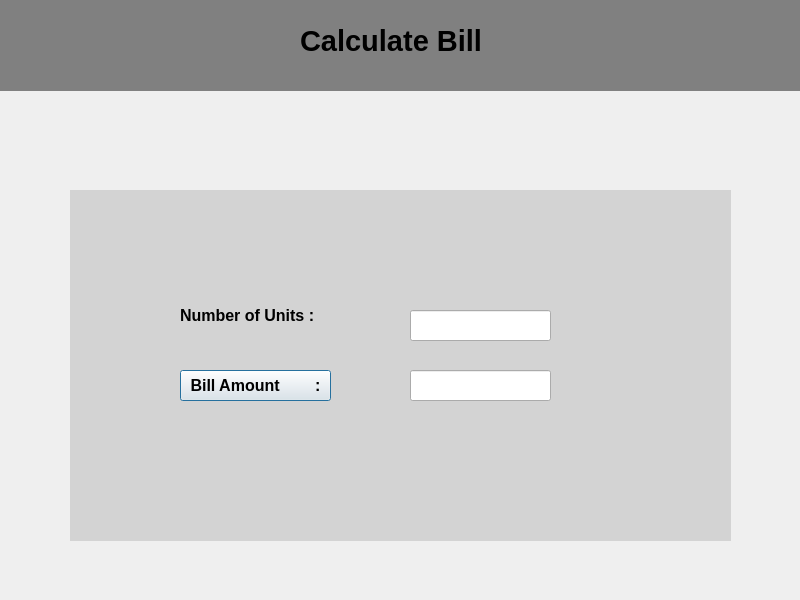
<?xml version="1.0" encoding="UTF-8"?>
<ui version="4.0">
 <class>Calbill</class>
 <widget class="QDialog" name="Calbill">
  <property name="geometry">
   <rect>
    <x>0</x>
    <y>0</y>
    <width>800</width>
    <height>600</height>
   </rect>
  </property>
  <property name="windowTitle">
   <string>Dialog</string>
  </property>
  <widget class="QWidget" name="widget" native="true">
   <property name="geometry">
    <rect>
     <x>0</x>
     <y>0</y>
     <width>801</width>
     <height>91</height>
    </rect>
   </property>
   <property name="styleSheet">
    <string notr="true">#widget{

background:gray;
}</string>
   </property>
   <widget class="QLabel" name="label">
    <property name="geometry">
     <rect>
      <x>300</x>
      <y>20</y>
      <width>191</width>
      <height>41</height>
     </rect>
    </property>
    <property name="font">
     <font>
      <pointsize>22</pointsize>
      <weight>75</weight>
      <bold>true</bold>
     </font>
    </property>
    <property name="text">
     <string>Calculate Bill</string>
    </property>
   </widget>
  </widget>
  <widget class="QWidget" name="widget_2" native="true">
   <property name="geometry">
    <rect>
     <x>70</x>
     <y>190</y>
     <width>661</width>
     <height>351</height>
    </rect>
   </property>
   <property name="styleSheet">
    <string notr="true">#widget_2{

background:lightgray;
}</string>
   </property>
   <widget class="QLabel" name="label_2">
    <property name="geometry">
     <rect>
      <x>110</x>
      <y>110</y>
      <width>151</width>
      <height>31</height>
     </rect>
    </property>
    <property name="font">
     <font>
      <pointsize>12</pointsize>
      <weight>75</weight>
      <bold>true</bold>
     </font>
    </property>
    <property name="text">
     <string>Number of Units :</string>
    </property>
   </widget>
   <widget class="QPushButton" name="pushButton">
    <property name="geometry">
     <rect>
      <x>110</x>
      <y>180</y>
      <width>151</width>
      <height>31</height>
     </rect>
    </property>
    <property name="font">
     <font>
      <pointsize>12</pointsize>
      <weight>75</weight>
      <bold>true</bold>
     </font>
    </property>
    <property name="text">
     <string>Bill Amount        :</string>
    </property>
   </widget>
   <widget class="QLineEdit" name="lineEdit">
    <property name="geometry">
     <rect>
      <x>340</x>
      <y>120</y>
      <width>141</width>
      <height>31</height>
     </rect>
    </property>
    <property name="font">
     <font>
      <pointsize>12</pointsize>
     </font>
    </property>
   </widget>
   <widget class="QLineEdit" name="lineEdit_2">
    <property name="geometry">
     <rect>
      <x>340</x>
      <y>180</y>
      <width>141</width>
      <height>31</height>
     </rect>
    </property>
    <property name="font">
     <font>
      <pointsize>12</pointsize>
     </font>
    </property>
   </widget>
  </widget>
 </widget>
 <resources/>
 <connections/>
</ui>
